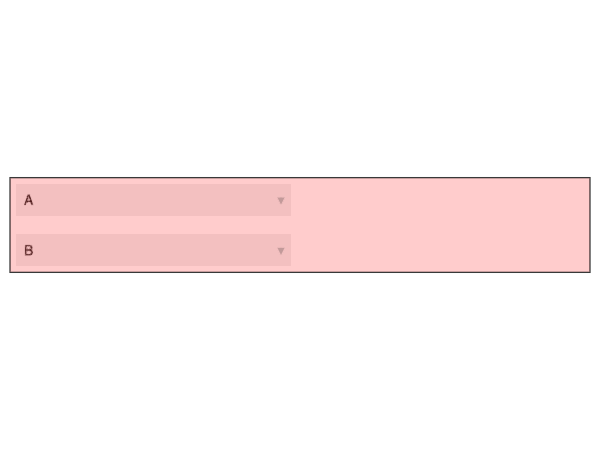

Write Julia code to recreate this figure.
using GLMakie
fig = Figure()
g = GridLayout(fig[1,1])
r1=1; r2=2
Menu(g[r1,1], options=["A"])
Menu(g[r2,1], options=["B"])

b = Box(g[r1:r2, 1:2], color=(:red,0.2), alignmode=Outside(-6))

save("test_box_overlap3.png", fig)
